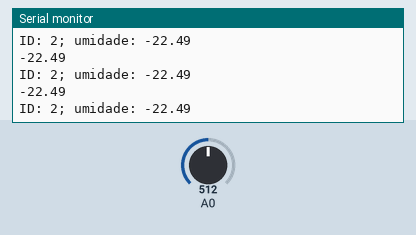
Simulated run of this sketch. Board: ESP8266 (NodeMCU). Parts: the last lines printed to the serial monitor. The inputs (shaded band) are chosen by the test bench; at power-on: A0 = 512. WiFi joins after 1.5 s; servers stay silent unless stated; no MQTT or app messages arrive unless stated.

Above: at 2.7 s.
2.8 s: A0 set to 716
At 3.06 s:
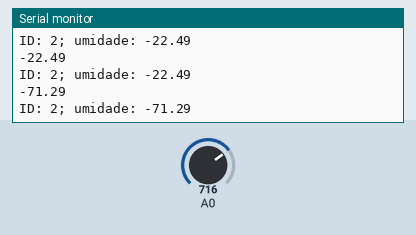
4.3 s: A0 set to 900
At 4.42 s:
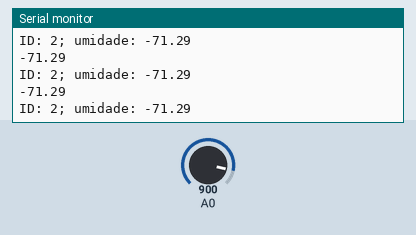
Timing chart, 0 to 7.3 s (numbered marks = the images above; inputs shaded):
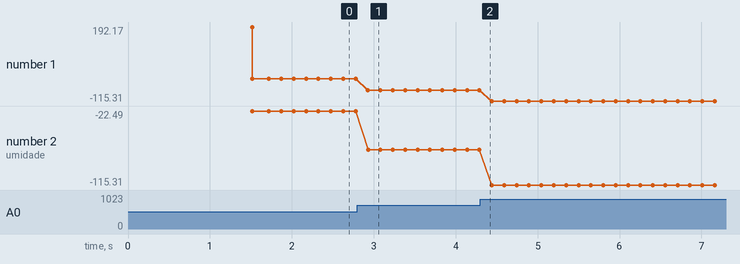

The sketch:

IoT1.ino
```cpp
#include <string.h>
#include <ESP8266WiFi.h>  //essa biblioteca já vem com a IDE. Portanto, não é preciso baixar nenhuma biblioteca adicional
#include <PubSubClient.h> // Importa a Biblioteca PubSubClient


WiFiClient clientMQTT;
WiFiClient client;
long ultimo_envio;
PubSubClient MQTT(clientMQTT); // Instancia o Cliente MQTT passando o objeto clientMQTT
float umidade;

#define SSID_REDE     "tapodi"    // nome da rede
#define SENHA_REDE    "naolembro"        // senha da rede
#define IP_BROKER     "192.168.100.13"       // IP DO BROKER LOCAL
#define TOPICO         "home/gardem/horta/planta/02" //  PLANTA 01

void setup(){
  Serial.begin(115200);
  initWiFi();
  initMQTT();
  ultimo_envio = 0;

}

void loop() {

 char getData[100];
  strcpy(getData,PegarDado());

  delay(50);
  ////////////////
  VerificaConexoesWiFIEMQTT();

if(!client.connected())
    {
        VerificaConexoesWiFIEMQTT();
    }

    //verifica se é o momento de enviar informações via MQTT
    if ((millis() - ultimo_envio) > 100)
    {

        MQTT.publish(TOPICO, getData);
         ultimo_envio = millis();
    }

    delay(100);

}

void initWiFi()
{
    delay(10);
    Serial.println("------Conexao WI-FI------");
    Serial.print("Conectando-se na rede: ");
    Serial.println("qual e a senha");
    Serial.println("Aguarde");

    reconectWiFi();
}


void initMQTT()
{
    MQTT.setServer(IP_BROKER, 1883);   //informa qual broker e porta deve ser conectado
    MQTT.setCallback(mqtt_callback);            //atribui função de callback (função chamada quando qualquer informação de um dos tópicos subescritos chega)
}

void mqtt_callback(char* topic, byte* payload, unsigned int length)
{

}


void reconectWiFi()
{
    if (WiFi.status() == WL_CONNECTED)
        return;

    WiFi.begin(SSID_REDE, SENHA_REDE); // Conecta na rede WI-FI

    while (WiFi.status() != WL_CONNECTED)
    {
        delay(100);
        Serial.print(".");
    }

    Serial.println();
    Serial.print("Conectado com sucesso na rede ");
    Serial.print("qual e a senha");
    Serial.println("IP obtido: ");
    Serial.println(WiFi.localIP());
}

void reconnectMQTT()
{
    while (!MQTT.connected())
    {
        Serial.print("* Tentando se conectar ao Broker MQTT: ");
        Serial.println(IP_BROKER);
        if (MQTT.connect("IoT:02"))
        {
            Serial.println("Conectado com sucesso ao broker MQTT!");
            MQTT.subscribe("IoT: 02 ONLINE");
        }
        else
        {
            Serial.println("Falha ao reconectar no broker.");
            Serial.println("Havera nova tentatica de conexao em 2s");
            delay(2000);
        }
    }
}

void VerificaConexoesWiFIEMQTT(void)
{
    if (!MQTT.connected())
        reconnectMQTT(); //se não há conexão com o Broker, a conexão é refeita

     reconectWiFi(); //se não há conexão com o WiFI, a conexão é refeita
}


char* PegarDado(){

  int ValorADC;
  float UmidadePercentual;
  ValorADC = analogRead(0);   //418 -> 1.0V
  UmidadePercentual = 100 * ((418-(float)ValorADC) / 418);

  long ID = 02;  /// change ID DO IOT
  umidade = UmidadePercentual;
  static char data[100];
  Serial.println(umidade);

  sprintf(data, "ID: %lu; umidade: %.2f", ID,umidade);
  Serial.println(data);
  return data;
}
```

Measured:
- after the input at 2.8 s, the serial monitor: prints a new line after 0.13 s (image 1)
- plotted number 1: -22.49 → -71.29 after the input at 2.8 s, -71.29 → -115.31 after the input at 4.3 s
- plotted number 2: -22.49 → -71.29 after the input at 2.8 s, -71.29 → -115.31 after the input at 4.3 s
